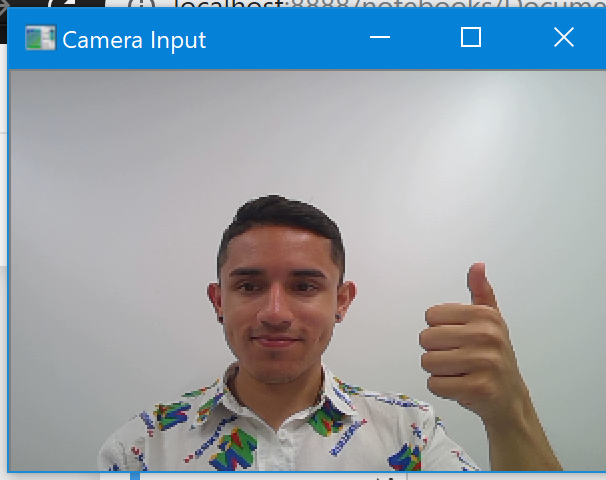
#> input picture 08Hand-Gesture-Recognition-Contures/media/checkpoint1.PNG, 606 x 480 px, given in place of the camera
$ python checkpoint5.py
#> lines starting #> are read from the running program, lines starting #| are printed output that depends on the picture
#!/usr/bin/env python
# coding: utf-8

# # Python Hand Gesture Recognition (Checkpoint 5)

# This checkpoint is at the end of Objective 5.
#
# At this point, your code should be fully functional -- it'll recognize waving, pointing, a peace sign (scissors), and a fist (rock). Congrats on making it here!

# ### Header: Importing libraries and creating global variables

# In[21]:


import numpy as np
import cv2

# Hold the background frame for background subtraction.
background = None
# Hold the hand's PennFudanPed so all its details are in one place.
hand = None
# Variables to count how many frames have passed and to set the size of the window.
frames_elapsed = 0
FRAME_HEIGHT = 200
FRAME_WIDTH = 300
# Humans come in a ton of beautiful shades and colors.
# Try editing these if your program has trouble recognizing your skin tone.
CALIBRATION_TIME = 30
BG_WEIGHT = 0.4
OBJ_THRESHOLD = 40


# ### HandData: A class to hold all the hand's details and flags

# In[22]:


class HandData:
    top = (0,0)
    bottom = (0,0)
    left = (0,0)
    right = (0,0)
    centerX = 0
    prevCenterX = 0
    isInFrame = False
    isWaving = False
    fingers = None
    gestureList = []

    # [24 lines left out: functions __init__, update, check_for_waving, not called in this run]


# ### write_on_image(): Write info related to the hand gesture and outline the region of interest

# In[23]:


# Here we take the current frame, the number of frames elapsed, and how many fingers we've detected
# so we can print on the screen which gesture is happening (or if the camera is calibrating).
def write_on_image(frame):
    text = "Searching..."

    if frames_elapsed < CALIBRATION_TIME:
        text = "Calibrating..."
    elif hand == None or hand.isInFrame == False:
        text = "No hand detected"
    else:
        if hand.isWaving:
            text = "Waving"
        elif hand.fingers == 0:
            text = "Rock"
        elif hand.fingers == 1:
            text = "Pointing"
        elif hand.fingers == 2:
            text = "Scissors"


    cv2.putText(frame, text, (10,20), cv2.FONT_HERSHEY_COMPLEX, 0.4,( 0 , 0 , 0 ),2,cv2.LINE_AA)
    cv2.putText(frame, text, (10,20), cv2.FONT_HERSHEY_COMPLEX, 0.4,(255,255,255),1,cv2.LINE_AA)

    # Highlight the region of interest.
    cv2.rectangle(frame, (region_left, region_top), (region_right, region_bottom), (255,255,255), 2)


# ### get_region(): Separate the region of interest and preps it for edge detection

# In[24]:


def get_region(frame):
    # Separate the region of interest from the rest of the frame.
    region = frame[region_top:region_bottom, region_left:region_right]
    # Make it grayscale so we can detect the edges more easily.
    region = cv2.cvtColor(region, cv2.COLOR_BGR2GRAY)
    # Use a Gaussian blur to prevent frame noise from being labeled as an edge.
    region = cv2.GaussianBlur(region, (5,5), 0)

    return region


# ### get_average(): Create a weighted average of the background for image differencing

# In[25]:


def get_average(region):
    # We have to use the global keyword because we want to edit the global variable.
    global background
    # If we haven't captured the background yet, make the current region the background.
    if background is None:
        background = region.copy().astype("float")
        return
    # Otherwise, add this captured frame to the average of the backgrounds.
    cv2.accumulateWeighted(region, background, BG_WEIGHT)


# ### segment(): Use image differencing to separate the hand from the background

# In[26]:


# Here we use differencing to separate the background from the object of interest.
# [114 lines left out: functions segment, get_hand_data, count_fingers, most_frequent, not called in this run]


# ### Main function: Get input from camera and call functions to understand it

# In[30]:


# Our region of interest will be the top right part of the frame.
region_top = 0
region_bottom = int(2 * FRAME_HEIGHT / 3)
region_left = 0
region_right = int(FRAME_WIDTH / 2)

frames_elapsed = 0

capture = cv2.VideoCapture(0)

while (True):
    # Store the frame from the video capture and resize it to the window size.
    ret, frame = capture.read()
#> frame is the input picture: shape (480, 606, 3); mean B, G, R 169.8, 160.4, 148
    frame = cv2.resize(frame, (FRAME_WIDTH, FRAME_HEIGHT))
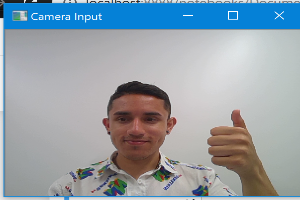
#> frame: shape (200, 300, 3); mean B, G, R 169.8, 160.3, 147.8
    # Flip the frame over the vertical axis so that it works like a mirror, which is more intuitive to the user.
    frame = cv2.flip(frame, 1)
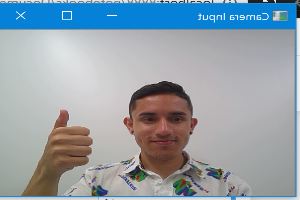
#> frame: shape (200, 300, 3); mean B, G, R 169.8, 160.3, 147.8

    # Separate the region of interest and prep it for edge detection.
    region = get_region(frame)
#> in get_region, `region = frame[region_top:region_bottom, region_left:region_right]`:
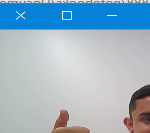
#> region: shape (133, 150, 3); mean B, G, R 194.7, 178.9, 155.9
#> in get_region, `region = cv2.cvtColor(region, cv2.COLOR_BGR2GRAY)`:
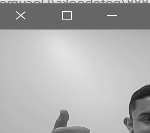
#> region: shape (133, 150); min 25, max 255, mean 173.8
#> in get_region, `region = cv2.GaussianBlur(region, (5,5), 0)`:
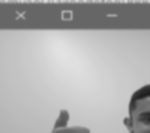
#> region: shape (133, 150); min 30, max 227, mean 173.7
    if frames_elapsed < CALIBRATION_TIME:
        get_average(region)
    else:
        region_pair = segment(region)
        if region_pair is not None:
            # If we have the regions segmented successfully, show them in another window for the user.
            (thresholded_region, segmented_region) = region_pair
            cv2.drawContours(region, [segmented_region], -1, (255, 255, 255))
            cv2.imshow("Segmented Image", region)

            get_hand_data(thresholded_region, segmented_region)

    # Write the action the hand is doing on the screen, and draw the region of interest.
    write_on_image(frame)
#> in write_on_image, `cv2.rectangle(frame, (region_left, region_top), (region_right, region_..`:
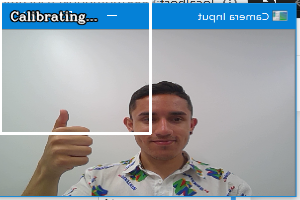
#> frame: shape (200, 300, 3); mean B, G, R 170.5, 162.1, 151.3
    # Show the previously captured frame.
    cv2.imshow("Camera Input", frame)
    frames_elapsed += 1
    # Check if user wants to exit.
    if (cv2.waitKey(1) & 0xFF == ord('x')):
#> (key x is pressed here)
        break

# When we exit the loop, we have to stop the capture too.
capture.release()
cv2.destroyAllWindows()

$ run again, on 08Hand-Gesture-Recognition-Contures/media/checkpoint2.PNG
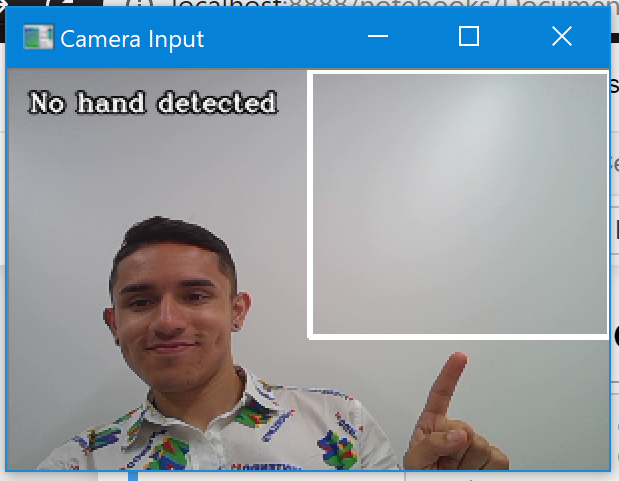
#> input picture 08Hand-Gesture-Recognition-Contures/media/checkpoint2.PNG, 619 x 481 px, given in place of the camera
#> frame is the input picture: shape (481, 619, 3); mean B, G, R 166.7, 156.4, 142.8
#> in get_region, `region = cv2.GaussianBlur(region, (5,5), 0)`:
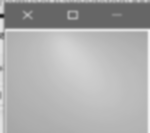
#> region: shape (133, 150); min 32, max 244, mean 172.6
#> in write_on_image, `cv2.rectangle(frame, (region_left, region_top), (region_right, region_..`:
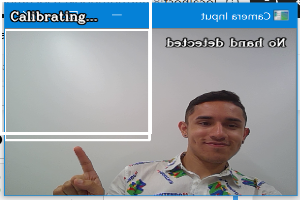
#> frame: shape (200, 300, 3); mean B, G, R 166.4, 157.5, 145.9

$ run again, on 08Hand-Gesture-Recognition-Contures/media/checkpoint3.PNG
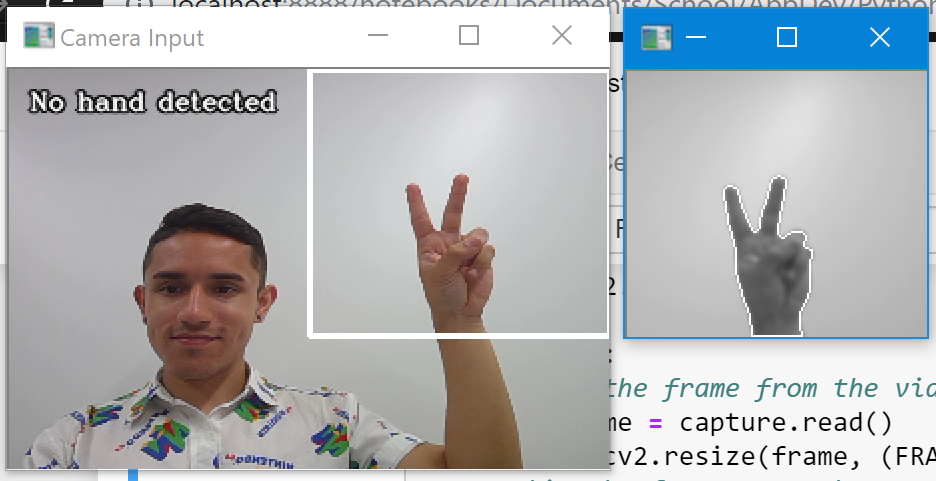
#> input picture 08Hand-Gesture-Recognition-Contures/media/checkpoint3.PNG, 936 x 481 px, given in place of the camera
#> frame is the input picture: shape (481, 936, 3); mean B, G, R 184.5, 181.7, 178.6
#> in get_region, `region = cv2.GaussianBlur(region, (5,5), 0)`:
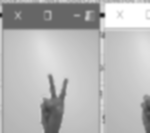
#> region: shape (133, 150); min 29, max 255, mean 182.7
#> in write_on_image, `cv2.rectangle(frame, (region_left, region_top), (region_right, region_..`:
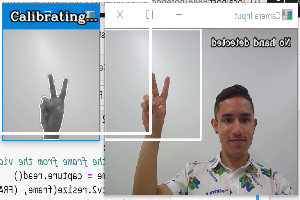
#> frame: shape (200, 300, 3); mean B, G, R 184.5, 182.7, 181.1

$ run again, on 08Hand-Gesture-Recognition-Contures/media/checkpoint4.PNG
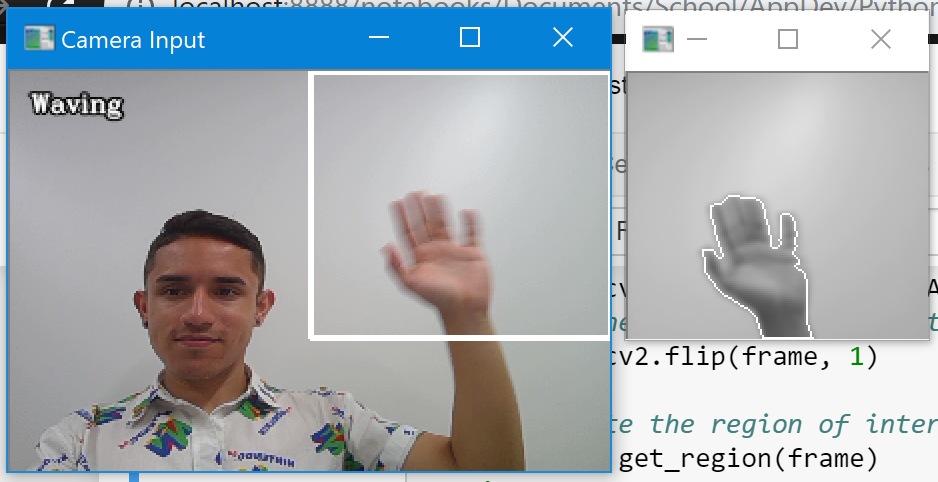
#> input picture 08Hand-Gesture-Recognition-Contures/media/checkpoint4.PNG, 938 x 482 px, given in place of the camera
#> frame is the input picture: shape (482, 938, 3); mean B, G, R 181.7, 175.2, 166.9
#> in get_region, `region = cv2.GaussianBlur(region, (5,5), 0)`:
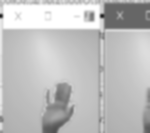
#> region: shape (133, 150); min 34, max 255, mean 190.6
#> in write_on_image, `cv2.rectangle(frame, (region_left, region_top), (region_right, region_..`:
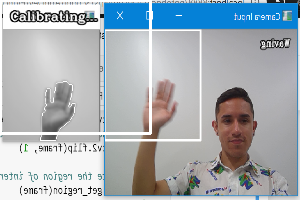
#> frame: shape (200, 300, 3); mean B, G, R 181.4, 175, 166.7
